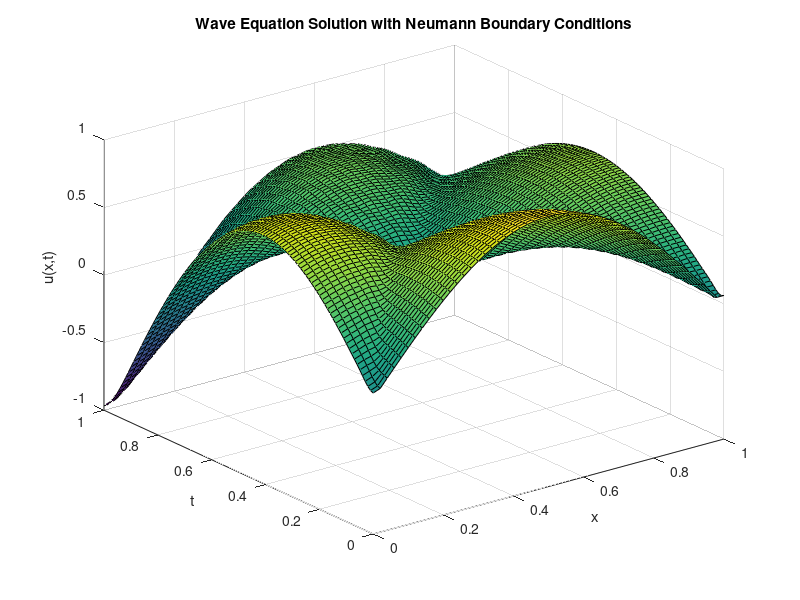

The MATLAB script that drew this image:

 % Solving: u_tt = u_xx, 0 < x < 1.
 % IC: u(x,0) = sin(pi*x), u_t(x,0) = cos(pi*x).
 % Neumann BC: u_x(0,t) = g(t), u_x(1,t) = h(t).
 clear
 clc
 % Initializing
 L = 1;                % Length of the domain.
 T = 1;                % Total time.
 nx = 51;              % Number of spatial points.
 nt = 101;             % Number of time points.
 hx = L / nx;          % Spatial step size.
 ht = T / nt;          % Time step size.
 lambda = (ht / hx)^2; % CFL number.
 
 % Stability check
 if lambda > 1
 error('Stability condition violated: lambda must be <= 1');
 end
% We also can use the Von Neumann condition where lambda must be less 
% than 0.5.
% Construct time and space vectors.

 x = linspace(0, L, nx);
 t = linspace(0, T, nt);
 % Initial and boundary conditions.
 
 f = @(x) sin(pi * x);  % u(x, 0).
 g = @(t) 1;            % Neumann BC: u_x(0,t) = g(t).
 h = @(t) 0;            % Neumann BC: u_x(1,t) = h(t).
 v = @(x) cos(pi * x);  % Initial velocity u_t(x, 0).
 
 % Initialize solution matrix.
 U = zeros(nx, nt);
 
 % 1- Apply initial condition u(x,0).
 U(:, 1) = f(x);
 
 % 2- Apply boundary conditions for the first time step.
 U(1, 1)  = U(2, 1)- hx * g(t(1));      % Neumann BC at x = 0.
 U(nx, 1) = U(nx-1, 1) + hx * h(t(1));  % Neumann BC at x = 1.
 
 % 3- Compute u(x, dt) using the given initial velocity.
 for i = 2:nx-1 %better approximate of u_t(x,0).
 U(i, 2) = (1- lambda) * f(x(i)) + ...
 0.5 * lambda * (f(x(i+1)) + f(x(i-1))) + ...
 ht * v(x(i));
 end
 
 % Enforce Neumann boundary conditions at second time step.
 U(1, 2) = U(2, 2) - hx * g(t(2));       % Neumann BC at x = 0.
 U(nx, 2) = U(nx-1, 2) + hx * h(t(2));   % Neumann BC at x = 1.
 
 % 4- Time-stepping for u(x, t) using finite-difference method.
 for j = 2:nt-1
 for i = 2:nx-1
 U(i, j+1) = 2 * (1- lambda) * U(i, j) + ...
 lambda * (U(i+1, j) + U(i-1, j))- ...
 U(i, j-1);
 end
 % Enforce Neumann boundary conditions at each time step.
 U(1, j+1) = U(2, j+1)- hx * g(t(j+1));        % Neumann BC at x = 0.
 U(end, j+1) = U(end-1, j+1) + hx * h(t(j+1)); % Neumann BC at x = 1.
 end
 
 % Surface Plot.
 [X, T] = meshgrid(x, t);
 surf(X, T, U');
 xlabel('x');
 ylabel('t');
 zlabel('u(x,t)');
 title('Wave Equation Solution with Neumann Boundary Conditions');
 